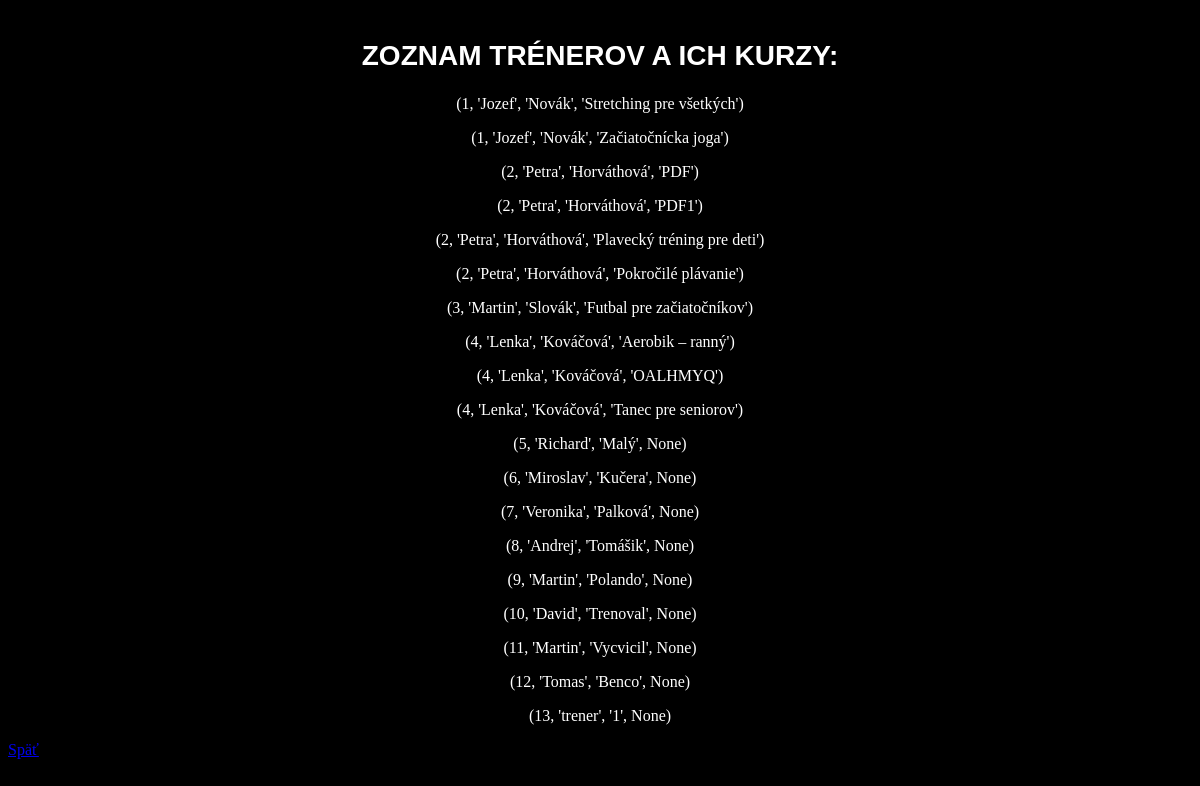
/treneri-kurzy, run on the app's committed database.
### tables this page shows
CREATE TABLE Kurzy (
    ID_kurzu INTEGER PRIMARY KEY,
    Nazov_kurzu TEXT NOT NULL,
    Typ_sportu TEXT,
    Max_pocet_ucastnikov INTEGER,
    ID_trenera INTEGER NOT NULL,
    FOREIGN KEY (ID_trenera) REFERENCES Treneri(ID_trenera)
);

CREATE TABLE Treneri (
    ID_trenera INTEGER PRIMARY KEY,
    Meno TEXT NOT NULL,
    Priezvisko TEXT NOT NULL,
    Specializacia TEXT,
    Telefon TEXT
, Heslo TEXT);

### app.py (the view)
@app.route('/treneri-kurzy')
def treneri_kurzy():
    conn = db()
    cursor = conn.cursor()
    cursor.execute("SELECT * FROM VSETCI_TRENERI_A_ICH_KURZY")
    kurzy1 = cursor.fetchall()
    conn.close()
    return render_template("kurzy-treneri.html", kurzy1=kurzy1)

### app.py (called while the page is built)
def db():
    conn = sqlite3.connect("treneri.db")
    return conn

### templates/kurzy-treneri.html (shortened to what this page needs)
<!DOCTYPE html>
<html>
<head>
    <link rel="stylesheet" href="{{url_for('static', filename='main.css') }}">
</head>
<body>
    <h2> Zoznam trénerov a ich kurzy: </h2>
   {% for trener in kurzy1 %}
        <p>{{ trener }}</p>
    {% endfor %}
    <a href="/">Späť</a>
</body>
</html>

### static/main.css (style rules this page uses)
h1,h2 { color: white; font-family: Arial, sans-serif; font-size: 28px; text-align: center; margin-top: 40px; text-transform: uppercase; }
p { color: white; text-align: center; }
html { background-color: black; }

### data on the page
Kurzy: trener "(1, 'Jozef', 'Novák', 'Stretching pre všetkých')"
Kurzy: trener "(1, 'Jozef', 'Novák', 'Začiatočnícka joga')"
Kurzy: trener "(2, 'Petra', 'Horváthová', 'PDF')"
Kurzy: trener "(2, 'Petra', 'Horváthová', 'PDF1')"
Kurzy: trener "(2, 'Petra', 'Horváthová', 'Plavecký tréning pre deti')"
Kurzy: trener "(2, 'Petra', 'Horváthová', 'Pokročilé plávanie')"
Kurzy: trener "(3, 'Martin', 'Slovák', 'Futbal pre začiatočníkov')"
Kurzy: trener "(4, 'Lenka', 'Kováčová', 'Aerobik – ranný')"
Kurzy: trener "(4, 'Lenka', 'Kováčová', 'OALHMYQ')"
Kurzy: trener "(4, 'Lenka', 'Kováčová', 'Tanec pre seniorov')"
Treneri: trener "(5, 'Richard', 'Malý', None)"
Treneri: trener "(6, 'Miroslav', 'Kučera', None)"
Treneri: trener "(7, 'Veronika', 'Palková', None)"
Treneri: trener "(8, 'Andrej', 'Tomášik', None)"
Treneri: trener "(9, 'Martin', 'Polando', None)"
Treneri: trener "(10, 'David', 'Trenoval', None)"
Treneri: trener "(11, 'Martin', 'Vycvicil', None)"
Treneri: trener "(12, 'Tomas', 'Benco', None)"
Treneri: trener "(13, 'trener', '1', None)"
